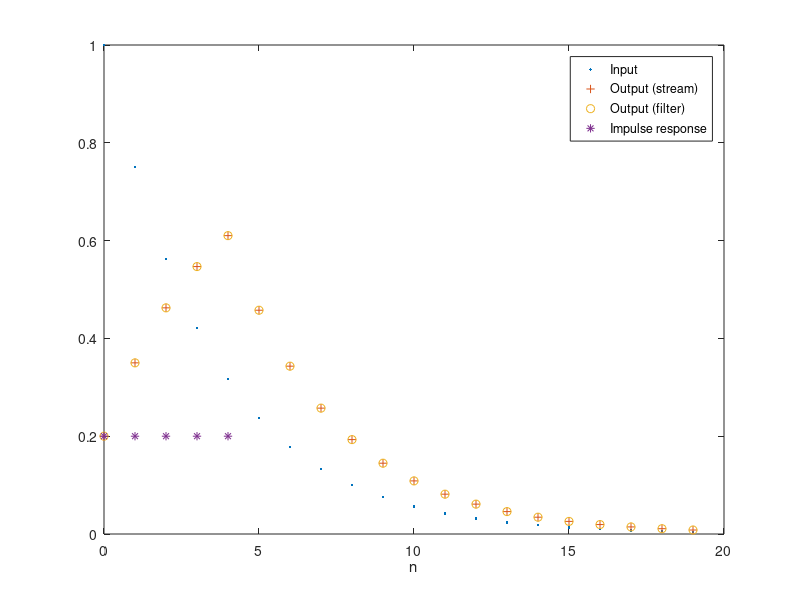

Write MATLAB code to recreate this figure.
% Illustration of FIR system implementation
% using stream processing
% Dimitris Manolakis, April 2002

clear; close all;

% Create an input signal source
N=20;
ni=(0:N-1);
x=(3/4).^ni;

% Store impulse response
M=5;
h=ones(1,M)/M;

% Create and initialize signal memory

s=zeros(1,M);

% Simulation of stream processing for
% FIR systems

for n=1:N
    s(1)=x(n);
    yout=h(1)*s(1);
    for i=2:M
        yout=yout+h(i)*s(i);
    end
    y(n)=yout;
    for i=M:-1:2
        s(i)=s(i-1);
    end
end

% Output using MATLAB function filter

ym=filter(h,1,x);

% Plot and compare results

hp=NaN*ones(1,N); hp(1:M)=h;
plot(ni,x,'.',ni,y,'+',ni,ym,'o',ni,hp,'*');
legend('Input','Output (stream)','Output (filter)'...
,'Impulse response');
xlabel('n');

% The impulse response is appended with NaN to have the
% same length with x, y, and ym for plotting purposes